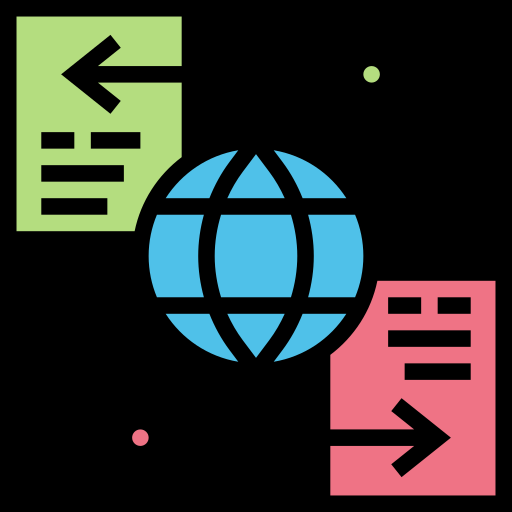
#> input picture CommInterface/images/data-exchange.png, 512 x 512 px
$ python -i CommCollectGui.py   (imports and definitions only)
#> lines starting #> are read from the running program, lines starting #| are printed output that depends on the picture
from tkinter import *
from tkinter import messagebox
from tkinter import filedialog
from tkinter import ttk
from PIL import Image, ImageTk
from datetime import datetime
from matplotlib import font_manager as fm
from matplotlib.backends.backend_tkagg import FigureCanvasTkAgg
import pandas as pd
import matplotlib.pyplot as plt
import numpy as np
import threading
import random
import re
import os


class ComGui():
    # [181 lines left out: functions __init__, ComOptionMenu, BaudOptionMenu, layout, connect_ctrl, com_refresh and 1 more, not called in this run]

class DataCollectGui():
    # [277 lines left out: functions __init__, collection_ctrl, NodeOptionMenu, method_ctrl, node_selection, layout and 1 more, not called in this run]

class PlotGui:
    def __init__(self, parent_frame):
        self.parent_frame = parent_frame
        self.legend = None
        self.lines_ax1 = []  # To store lines for ax1
        self.lines_ax2 = []  # To store lines for ax2

        # Create a custom font object for Matplotlib
        inter_font_path = "font/Inter_18pt-Regular.ttf"
        self.custom_font = fm.FontProperties(fname=inter_font_path, size=7.5)
        self.legend_font = fm.FontProperties(fname=inter_font_path, size=7)


        self.plot_frame = Frame(self.parent_frame, bg='#eff0f7',
                                highlightbackground='#797982',
                                highlightcolor='#797982',
                                highlightthickness=2)
        self.figure_frame = Frame(self.plot_frame, bg='#eff0f7',
                                highlightthickness=0)
        self.button_frame = Frame(self.plot_frame, bg='#eff0f7',
                                highlightthickness=0)
        # Add Save Fig button
        self.Save_fig = Button( self.button_frame, text="Export Figure", state="active",
                               bg='#eff0f7', font=("Inter", 11), command=self.save_figure)
        # Add Data
        self.add_new_data = Button(self.button_frame, text="Import Data to Compare", state="active",
                                   bg='#eff0f7', font=("Inter", 11), command=self.add_data)
        self.delete_data_txt = Label(self.button_frame, text="Select Line to Remove:",
                                     bg='#eff0f7', font=("Inter", 11))
        self.LineOptionMenu()
        self.layout()
        # Draw the plot
        self.draw_plot()

    # [7 lines left out: function layout, not called in this run]

    def LineOptionMenu(self):
        if len(self.lines_ax1)>0:
            line_list = ['-'] + [line.get_label() for line in self.lines_ax1] + ['Clear All Lines']
        else:
            line_list = ['-'] + [line.get_label() for line in self.lines_ax1]

        self.selected_line = StringVar()
        self.selected_line.set(line_list[0])
        self.drop_line = OptionMenu(self.button_frame, self.selected_line,
                                   *line_list, command=self.delete_line_by_label)
        self.drop_line['menu'].config(font=('Inter', 11), bg='#eff0f7')
        self.drop_line.place(x=490, y=0, width=110)


    # [281 lines left out: functions draw_plot, update_plot, delete_line_by_label, add_data, create_label, calculate_freq_mag_phase and 4 more, not called in this run]


class LoggerGui():
    # [30 lines left out: functions __init__, layout, not called in this run]

    def ClearLoggerInfo(self):
        self.logger.delete("1.0", END)

    # [28 lines left out: function SaveLoggerInfo, not called in this run]

>>> import cv2
>>> picture = cv2.imread('images/data-exchange.png', cv2.IMREAD_GRAYSCALE)
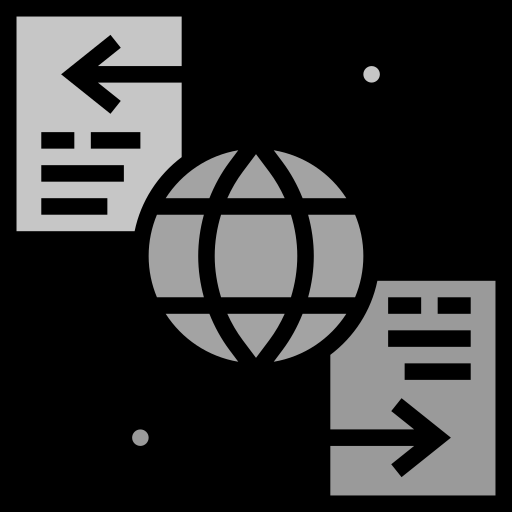
#> picture: shape (512, 512); min 0, max 198, mean 50.1
#> (the run stopped early here; a loop or call above may not have finished)

$ run again, on CommInterface/images/gps.png
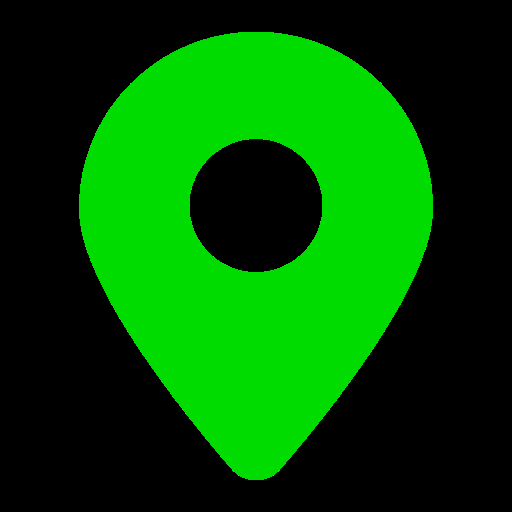
#> input picture CommInterface/images/gps.png, 512 x 512 px
#> `picture = cv2.imread('images/data-exchange.png', cv2.IMREAD_GRAYSCALE)`:
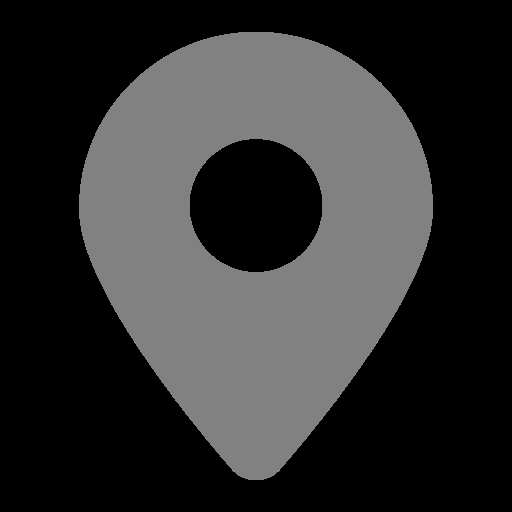
#> picture: shape (512, 512); min 0, max 149, mean 47.6
